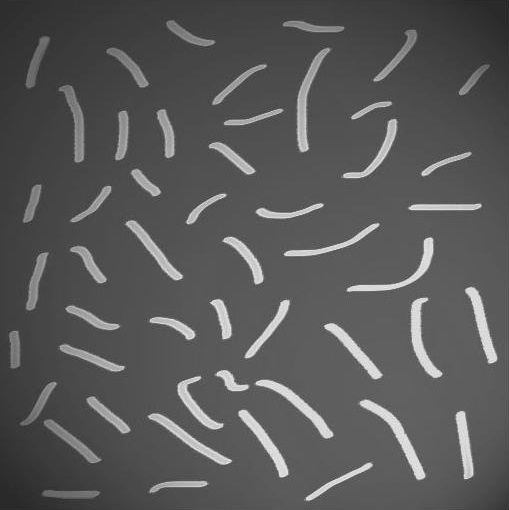
#> input picture images/light.jpg, 509 x 510 px
$ python imp_7_5_TophatApp.py
#> lines starting #> are read from the running program, lines starting #| are printed output that depends on the picture; after the words box and inside, x2 and y2 are one past the last pixel; in counts of white or black regions, pixels touching at a corner belong together
# 톱햇 연산의 응용

import cv2
import sys
import numpy as np

src = cv2.imread('images/light.jpg', cv2.IMREAD_GRAYSCALE)
#> src is the input picture: shape (510, 509); min 35, max 243, mean 88.8

if src is None:
    print('영상 읽기 실패')
    sys.exit()

# 그냥 이진화
ret, bin = cv2.threshold(src, 0, 255, cv2.THRESH_BINARY | cv2.THRESH_OTSU)
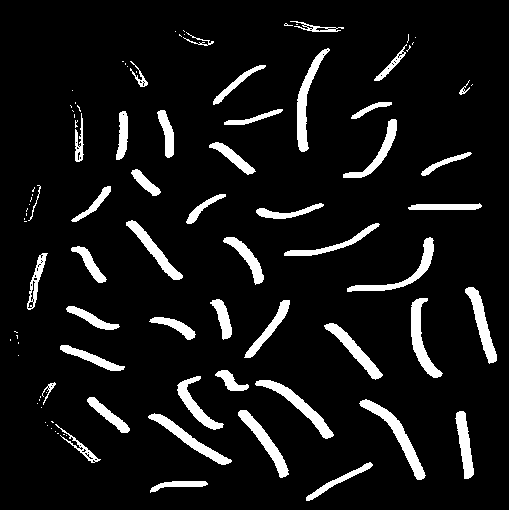
#> bin: shape (510, 509); 8.4% white; 95 white regions (48 under 20 px), largest, box (x1, y1, x2, y2) and area: (359, 399, 426, 480) 1029, (297, 48, 330, 152) 930, (255, 380, 334, 439) 894
#> ret = 133

# 톱햇 후 이진화, 구조요소는 물체를 찾을 수 있게 충분히 커야 함
se = cv2.getStructuringElement(cv2.MORPH_RECT, (13,13))
th = cv2.morphologyEx(src, cv2.MORPH_TOPHAT, se)
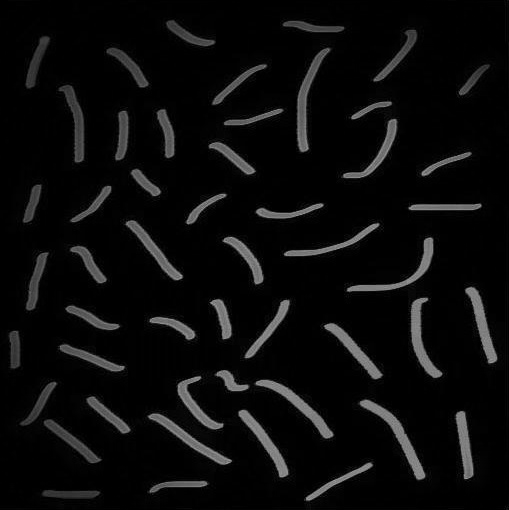
#> th: shape (510, 509); min 0, max 166, mean 11.7
ret, dst = cv2.threshold(th, 0, 255, cv2.THRESH_BINARY | cv2.THRESH_OTSU)
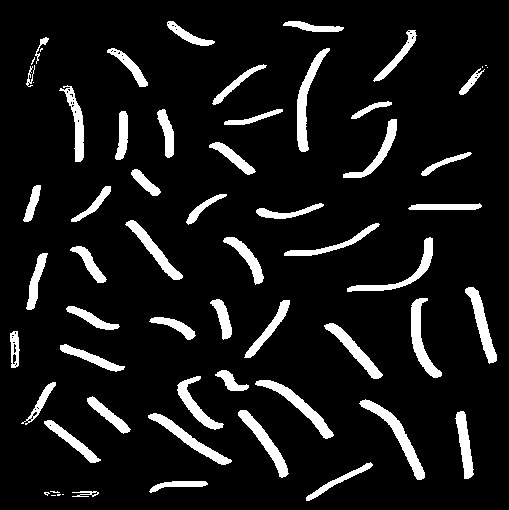
#> dst: shape (510, 509); 9.5% white; 62 white regions (11 under 20 px), largest, box (x1, y1, x2, y2) and area: (359, 399, 425, 480) 1008, (297, 48, 330, 152) 963, (255, 380, 334, 439) 888
#> ret = 52


cv2.imshow('Original1', src)
cv2.imshow('Result1', bin)
cv2.imshow('Top Hat', th)
cv2.imshow('Result2', dst)
cv2.waitKey()
cv2.destroyAllWindows()
